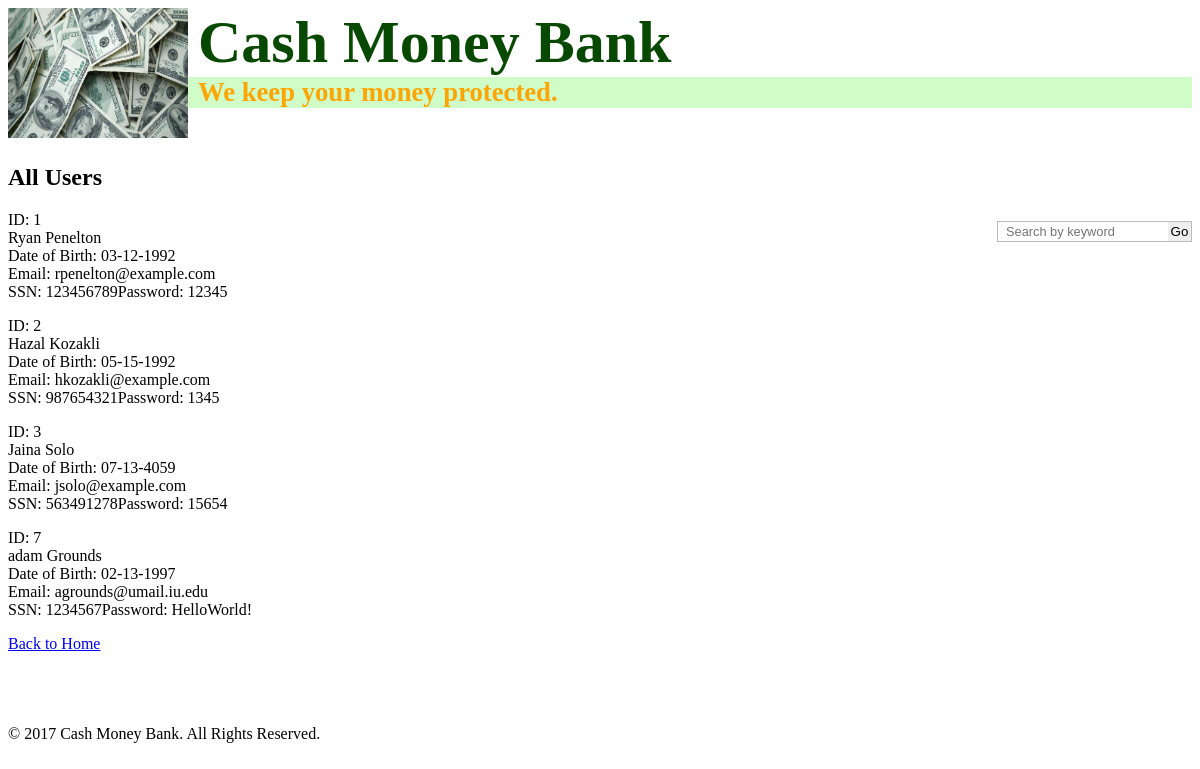
/user/index/, run on the app's committed database.
### tables this page shows
CREATE TABLE `users` (
  `client_id` smallint(6) NOT NULL,
  `last_name` varchar(40) DEFAULT NULL,
  `first_name` varchar(40) DEFAULT NULL,
  `birth_date` varchar(20) NOT NULL,
  `email` varchar(40) NOT NULL,
  `SSN` varchar(20) DEFAULT NULL,
  `role` varchar(20) NOT NULL,
  `username` varchar(40) NOT NULL,
  `password` varchar(40) NOT NULL
);

### views/user/user_index_view.class.php (called while the page is built, shortened)
<?php
class UserIndexView extends IndexView {
    public static function displayHeader($user) {
        parent::displayHeader($user)
        ?>
        <?php
    }
    public static function displayFooter() {
        parent::displayFooter();
    }
}

### controllers/user_controller.class.php (called while the page is built, shortened)
<?php
class UserController {
    private $user_model;
    public function __construct() {
        $this->user_model = UserModel::getUserModel();
    }
    public function index() {
        $users = $this->user_model->list_user();
        $view = new UserIndex();
        $view->display($users);
    }
}

### application/dispatcher.class.php (called while the page is built, shortened)
<?php
class Dispatcher {
    public function __construct() {
        self::dispatch();
    }
    public static function dispatch() {
        $uri_array = explode('?', trim($_SERVER['REQUEST_URI'], '/'));
        $url_array = explode('/', $uri_array[0]);
        $controller = new $controllerName();
        $method = !empty($url_array[1]) ? $url_array[1] : 'index';
        $args = array();
        call_user_func_array(array($controller, $method), $args);
    }
}

### index.php (called while the page is built, shortened)
<?php
require_once ("application/autoloader.class.php");
new Dispatcher();

### models/user/user.class.php (called while the page is built, shortened)
<?php
class User {
    private $client_id, $last_name, $first_name, $birth_date, $email, $ssn, $role, $username, $password;
    public function __construct($client_id, $last_name, $first_name, $birth_date, $email, $ssn, $role, $username, $password) {
        $this->client_id = $client_id;
        $this->last_name = $last_name;
        $this->first_name = $first_name;
        $this->birth_date = $birth_date;
        $this->email = $email;
        $this->ssn = $ssn;
        $this->username = $username;
        $this->password = $password;
    }
    public function getClient_id() {
        return $this->client_id;
    }
    public function getLast_name() {
        return $this->last_name;
    }
    public function getFirst_name() {
        return $this->first_name;
    }
    public function getBirth_date() {
        return $this->birth_date;
    }
    public function getEmail() {
        return $this->email;
    }
    public function getSsn() {
        return $this->ssn;
    }
    public function setClient_iD($client_id) {
        $this->client_id = $client_id;
    }
    public function getUsername()   {
        return $this->username;
    }
    public function getPassword()   {
        return $this->password;
    }
}

### models/user/user_model.class.php (called while the page is built, shortened)
<?php
class UserModel {
    private function __construct() {
        $this->db = Database::getDatabase();
        $this->dbConnection = $this->db->getConnection();
    }
}

### application/autoloader.class.php (called while the page is built, shortened)
<?php
class Autoloader {
    public static function autoload($class) {
        $path = getcwd();
        $file = $path . DIRECTORY_SEPARATOR . self::camelCaseToUnderscore($class) . '.class.php';
    }
    private static function recursive_autoload($class, $path) {
        if (FALSE !== ($handle = opendir($path))) {
            while (FAlSE !== ($dir = readdir($handle))) {
                if (strpos($dir, '.') === FALSE) {
                    $path2 = $path . '/' . $dir;
                    $filepath = $path2 . '/' . self::camelCaseToUnderscore($class) . '.class.php';
                    if (is_readable($filepath)) {
                        break;
                    }
                }
            } closedir($handle);
        }
    }
    private static function camelCaseToUnderscore($str) {
        $characters = str_split($str);
        $characters[0] = strtolower($characters[0]);
        return implode('', $characters);
    }
}

### application/database.class.php (called while the page is built, shortened)
<?php
class Database {
    static private $_instance = NULL;
    static public function getDatabase() {
        if (self::$_instance == NULL)
            self::$_instance = new Database();
        return self::$_instance;
    }
}

### views/user/index/user_index.class.php (the view, shortened to what this page needs)
<?php
class UserIndex extends UserIndexView {
    public function display($users) {
        parent::displayHeader("List All Users");
        ?>
        <h2>All Users</h2>
        <div id="searchbar">
            <form method="get" action="<?= BASE_URL ?>/user/search">
                <input type="text" name="query-terms" id="searchtextbox" placeholder="Search by keyword" autocomplete="off" onkeyup="handleKeyUp(event)">
                <input type="submit" value="Go"/>
            </form>
        </div>
        <div class="grid-container">
            <?php
            if ($users === 0) {
                echo "No user was found.<br><br><br><br><br>";
            } else {
                foreach ($users as $i => $user) {
                    $client_id = $user->getClient_id();
                    $first_name = $user->getFirst_name();
                    $last_name = $user->getLast_name();
                    $birth_date = new \DateTime($user->getBirth_date());
                    $email = $user->getEmail();
                    $ssn = $user->getSsn();
                    $username = $user->getUsername();
                    $password = $user->getPassword();
                    if ($i % 6 == 0) {
                        echo "<div class='row'>";
                    }
                    echo "<div class='col'><p><a href='", BASE_URL, "/users/detail/$client_id'></a><span>ID: " . $client_id . "<br>$first_name " . $last_name . "<br>Date of Birth: " . $birth_date->format('m-d-Y') . "<br>Email: " . $email . "<br>SSN: " . $ssn . "<brUsername: " . $username . "<br>Password: " . $password . "</span></p></div>";
                    ?>
                    <?php
                    if ($i % 6 == 5 || $i == count($users) - 1) {
                        echo "</div>";
                    }
                }
            }
            ?>
            <a href="../../index/">Back to Home</a>
        </div>
        <?php
         parent::displayFooter();
    }
}

### views/index_view.class.php (shortened to what this page needs)
<?php
class IndexView {
    static public function displayHeader($page_title) {
        ?>
        <!DOCTYPE html>
        <html>
            <head>
                <link type='text/css' rel='stylesheet' href='<?= BASE_URL ?>/www/css/style.css' />
            </head>
            <body>
                <div id='wrapper'>
                    <div id="banner">
                        <a href="<?= BASE_URL ?>/index.php" style="text-decoration: none" title="Cash Money Bank">
                            <div id="left">
                                <img src='<?= BASE_URL ?>/www/img/money.jpg' style="height: 130px; width: 180px; border: none; float: left; padding-right: 10px" />
                                <span style='color: #074900; font-size: 45pt; font-weight: bold; vertical-align: top'>
                                    Cash Money Bank
                                </span>
                                <div style='color: #FFA500; background-color: #d0fcc7; font-size: 20pt; font-weight: bold'>We keep your money protected.</div>
                            </div>
                            <br>
                            <br>
                        </a>
                    </div>
                    <?php
                }
                public static function displayFooter() {
                    ?>
                    <br><br><br>
                </div>
                <div id="footer"><br>&copy 2017 Cash Money Bank. All Rights Reserved.</div>
            </body>
        </html>
        <?php
    }
}

### www/css/style.css (style rules this page uses)
#searchbar { float: right; margin-top: 10px; margin-right: 0px; position: relative; border: #bbb 1px solid; border-radius: 0px; }
#searchbar input { border: none; }
#searchbar input[type="text"] { width: 155px; padding-left: 8px; font-size: 0.8em; color: #444; }
#searchbar input[type="submit"] { border-left: 1px solid #fff; padding: 0; width: 24px; height: 19px; text-align: center; background-color: #eee; }

### data on the page
users: client_id "1", first_name "Ryan", last_name "Penelton", birth_date "03-12-1992", email "rpenelton@example.com", SSN "123456789", password "12345"
users: client_id "2", first_name "Hazal", last_name "Kozakli", birth_date "05-15-1992", email "hkozakli@example.com", SSN "987654321", password "1345"
users: client_id "3", first_name "Jaina", last_name "Solo", birth_date "07-13-4059", email "jsolo@example.com", SSN "563491278", password "15654"
users: client_id "7", first_name "adam", last_name "Grounds", birth_date "02-13-1997", email "agrounds@umail.iu.edu", SSN "1234567", password "HelloWorld!"
